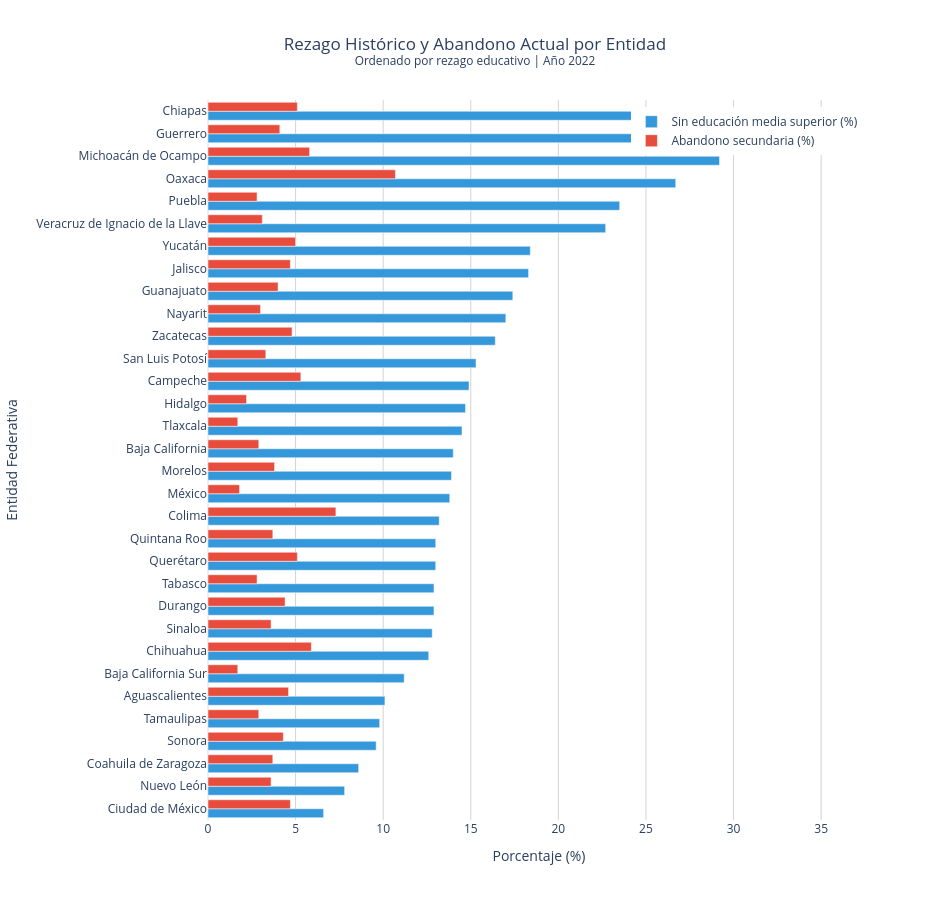

This figure's notebook cell:
### Markdown cell above
## 📊 Análisis Comparativo por Entidad

### Code cell
# Ordenar por rezago histórico
datos_sorted = datos.sort_values(var_x, ascending=True)

# Crear gráfico de barras horizontales
fig = go.Figure()

# Barras para rezago histórico
fig.add_trace(go.Bar(
    y=datos_sorted['estado'],
    x=datos_sorted[var_x],
    name='Sin educación media superior (%)',
    orientation='h',
    marker_color='#3498db',
    hovertemplate='%{y}<br>Sin secundaria: %{x:.1f}%<extra></extra>'
))

# Barras para abandono actual
fig.add_trace(go.Bar(
    y=datos_sorted['estado'],
    x=datos_sorted[var_y],
    name='Abandono secundaria (%)',
    orientation='h',
    marker_color='#e74c3c',
    hovertemplate='%{y}<br>Abandono: %{x:.1f}%<extra></extra>'
))

fig.update_layout(
    title={
        'text': f'Rezago Histórico y Abandono Actual por Entidad<br><sup>Ordenado por rezago educativo | Año {ANIO}</sup>',
        'x': 0.5,
        'xanchor': 'center'
    },
    xaxis=dict(
        title='Porcentaje (%)',
        gridcolor='lightgray'
    ),
    yaxis=dict(
        title='Entidad Federativa',
        categoryorder='array',
        categoryarray=datos_sorted['estado']
    ),
    barmode='group',
    height=900,
    width=950,
    template='plotly_white',
    legend=dict(
        x=0.99,
        y=0.99,
        xanchor='right',
        yanchor='top'
    )
)

fig.show()

### Figure 1 — Plotly figure (JSON) as saved in the notebook; plotly's stock layout.template omitted (floating-point values rounded to 4 significant figures)
{"data": [{"hovertemplate": "%{y}<br>Sin secundaria: %{x:.1f}%<extra></extra>", "marker": {"color": "#3498db"}, "name": "Sin educación media superior (%)", "orientation": "h", "type": "bar", "x": [6.6, 7.8, 8.6, 9.6, 9.8, 10.1, 11.2, 12.6, 12.8, 12.9, 12.9, 13.0, 13.0, 13.2, 13.8, 13.9, 14.0, 14.5, 14.7, 14.9, 15.3, 16.4, 17.0, 17.4, 18.3, 18.4, 22.7, 23.5, 26.7, 29.2, 29.6, 35.9], "y": ["Ciudad de México", "Nuevo León", "Coahuila de Zaragoza", "Sonora", "Tamaulipas", "Aguascalientes", "Baja California Sur", "Chihuahua", "Sinaloa", "Durango", "Tabasco", "Querétaro", "Quintana Roo", "Colima", "México", "Morelos", "Baja California", "Tlaxcala", "Hidalgo", "Campeche", "San Luis Potosí", "Zacatecas", "Nayarit", "Guanajuato", "Jalisco", "Yucatán", "Veracruz de Ignacio de la Llave", "Puebla", "Oaxaca", "Michoacán de Ocampo", "Guerrero", "Chiapas"]}, {"hovertemplate": "%{y}<br>Abandono: %{x:.1f}%<extra></extra>", "marker": {"color": "#e74c3c"}, "name": "Abandono secundaria (%)", "orientation": "h", "type": "bar", "x": [4.7, 3.6, 3.7, 4.3, 2.9, 4.6, 1.7, 5.9, 3.6, 4.4, 2.8, 5.1, 3.7, 7.3, 1.8, 3.8, 2.9, 1.7, 2.2, 5.3, 3.3, 4.8, 3.0, 4.0, 4.7, 5.0, 3.1, 2.8, 10.7, 5.8, 4.1, 5.1], "y": ["Ciudad de México", "Nuevo León", "Coahuila de Zaragoza", "Sonora", "Tamaulipas", "Aguascalientes", "Baja California Sur", "Chihuahua", "Sinaloa", "Durango", "Tabasco", "Querétaro", "Quintana Roo", "Colima", "México", "Morelos", "Baja California", "Tlaxcala", "Hidalgo", "Campeche", "San Luis Potosí", "Zacatecas", "Nayarit", "Guanajuato", "Jalisco", "Yucatán", "Veracruz de Ignacio de la Llave", "Puebla", "Oaxaca", "Michoacán de Ocampo", "Guerrero", "Chiapas"]}], "layout": {"barmode": "group", "height": 900, "legend": {"x": 0.99, "xanchor": "right", "y": 0.99, "yanchor": "top"}, "title": {"text": "Rezago Histórico y Abandono Actual por Entidad<br><sup>Ordenado por rezago educativo | Año 2022</sup>", "x": 0.5, "xanchor": "center"}, "width": 950, "xaxis": {"gridcolor": "lightgray", "title": {"text": "Porcentaje (%)"}}, "yaxis": {"categoryarray": ["Ciudad de México", "Nuevo León", "Coahuila de Zaragoza", "Sonora", "Tamaulipas", "Aguascalientes", "Baja California Sur", "Chihuahua", "Sinaloa", "Durango", "Tabasco", "Querétaro", "Quintana Roo", "Colima", "México", "Morelos", "Baja California", "Tlaxcala", "Hidalgo", "Campeche", "San Luis Potosí", "Zacatecas", "Nayarit", "Guanajuato", "Jalisco", "Yucatán", "Veracruz de Ignacio de la Llave", "Puebla", "Oaxaca", "Michoacán de Ocampo", "Guerrero", "Chiapas"], "categoryorder": "array", "title": {"text": "Entidad Federativa"}}}}
